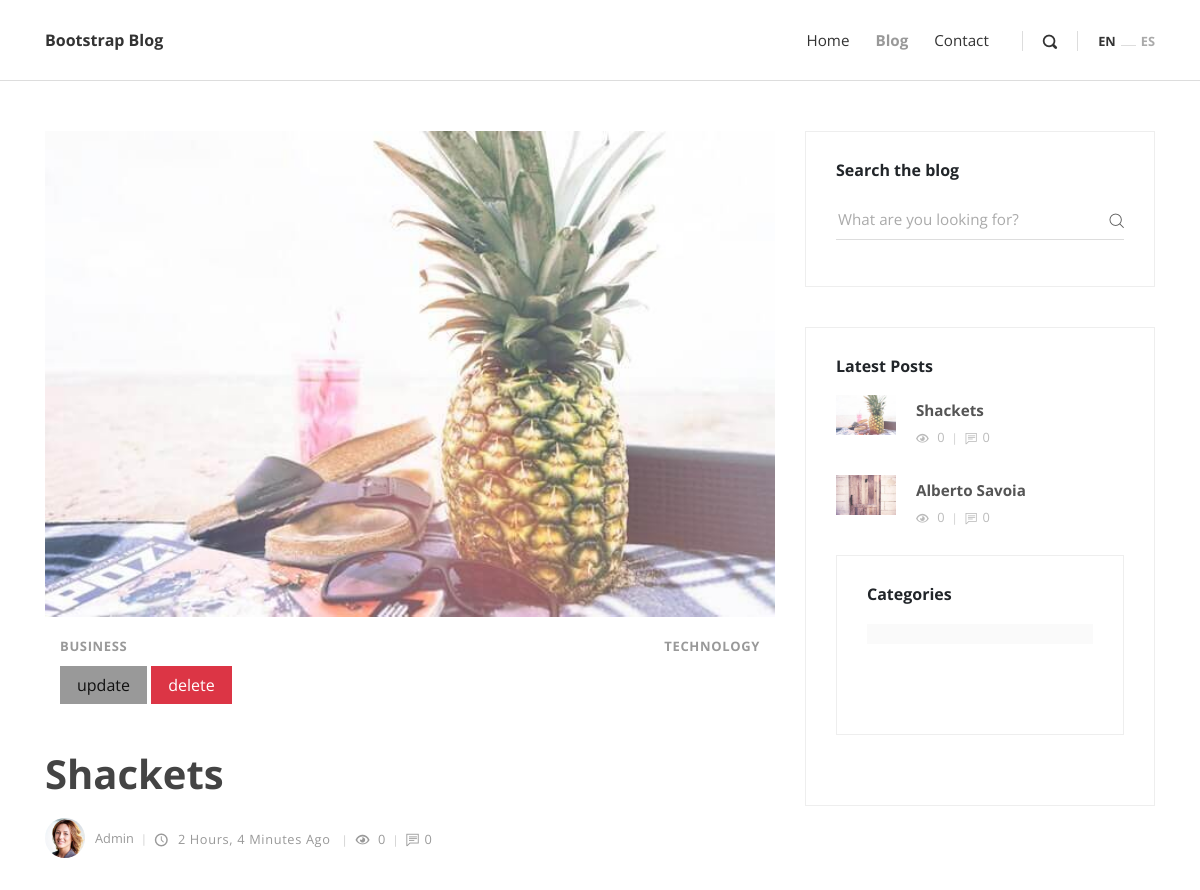
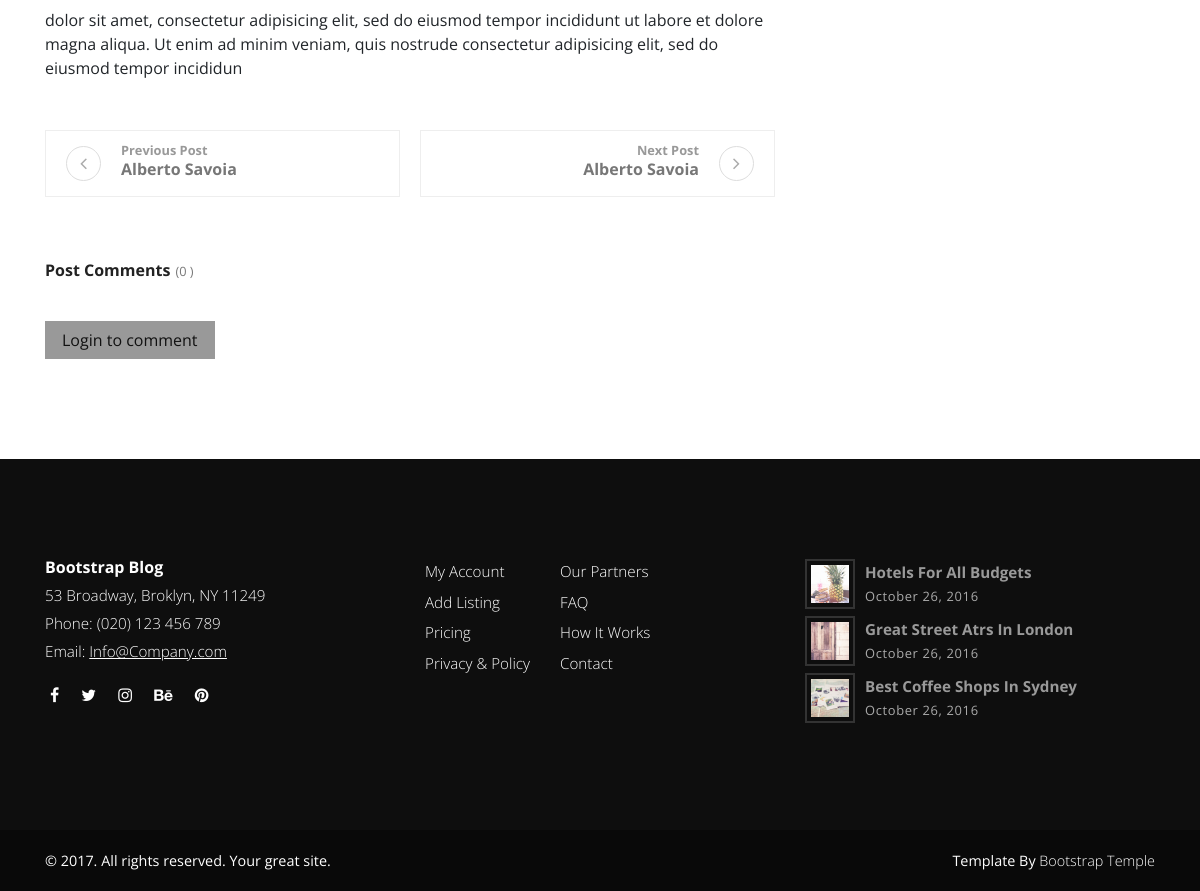
The app's page /post/4/ with its own data (2 pictures, top to bottom).
### post/models.py (models this page shows, shortened)
class Post(models.Model):
    title = models.CharField(max_length=200)
    overview = models.TextField(_("overview"))
    content = models.TextField(_("content"))
    timestamp = models.DateTimeField(_("timestamp"), auto_now_add=True)
    author = models.ForeignKey(Author, verbose_name=_("author"), related_name='post_author', on_delete=models.CASCADE)
    thumbnail = models.ImageField(_("thumbnail"), upload_to='post/' , blank=True , null=True)
    category = models.ManyToManyField(Category, verbose_name=_("category"))
    featured = models.BooleanField(_("featured") , default=False)
    previous_post = models.ForeignKey("self", verbose_name=_("previous post"), related_name='previous', on_delete=models.SET_NULL , null=True , blank=True)
    next_post = models.ForeignKey("self", verbose_name=_("next post"),  related_name = 'next' ,on_delete=models.SET_NULL , null=True , blank=True)
    class Meta:
        verbose_name = _("Post")
        verbose_name_plural = _("Posts")
    def get_absolute_url(self):
        return reverse("post:post_detail", kwargs={"pk": self.pk})
    @property
    def comment_count(self):
        return Comment.objects.filter(post=self).count()
    @property
    def view_count(self):
        return PostView.objects.filter(post=self).count()

class Category(models.Model):
    title = models.CharField(max_length=200)
    class Meta:
        verbose_name = 'Category'
        verbose_name_plural = 'Categories'
    def __str__(self):
        return self.title

class Author(models.Model):
    user = models.OneToOneField(User, verbose_name=_("user"), on_delete=models.CASCADE)
    profile_img = models.ImageField(_("profile image "), upload_to='author/' , blank=True , null=True)
    class Meta:
        verbose_name = _("Author")
        verbose_name_plural = _("Authors")

### post/views.py (the view, shortened to what this page needs)
# urls.py: path('<int:pk>/' , views.post , name='post_detail'),
def post(request , pk):
    category_count = get_category_count()
    most_recent = Post.objects.order_by('-timestamp')[:3]
    post = get_object_or_404(Post , pk=pk)
    if request.user.is_authenticated:
        PostView.objects.get_or_create(user=request.user , post=post)
    form = CommentForm(request.POST or None)
    return render(request , 'post.html', {
        'form': form,
        'post': post,
        'most_recent':most_recent,
        'category_count':category_count,
    })

### post/forms.py
class CommentForm(forms.ModelForm):
    content = forms.CharField(
        widget=forms.Textarea(
        attrs={
        'class':'form-control',
        'placeholder':"Type your comment",
        'id': "usercomment",
        'rows':'4'
    })
    )
    class Meta:
        model = Comment
        fields = ("content",)

### post/views.py (called while the page is built)
def get_category_count():
    post_list = Post.objects.values('category__title').annotate(Count('category__title'))
    return post_list

### templates/post.html (shortened to what this page needs)
{% extends 'base.html' %}
{% load static %}
{% block content %}
    <div class="container">
      <div class="row">
        <main class="post blog-post col-lg-8">
          <div class="container">
            <div class="post-single">
              <div class="post-thumbnail"><img src="{{ post.thumbnail.url }}" alt="..." class="img-fluid"></div>
              <div class="post-details">
               <div class="container">
                <div class="post-meta d-flex justify-content-between">
                  {% for cat in  post.category.all %}
                  <div class="category">
                    <a href="#">{{ cat }} </a>
                  </div>
                  {% endfor %}
                </div>
                <div>
                  <a class="btn btn-primary" href="{% url 'post:post_update'  post.pk %}">update</a>
                  <a class="btn btn-danger" href="{% url 'post:post_delete'  post.pk %}">delete</a>
                </div>
               </div>
               <br>
               <br>
                <h1> {{ post.title }} <a href="#"></a></h1>
                <div class="post-footer d-flex align-items-center flex-column flex-sm-row"><a href="#" class="author d-flex align-items-center flex-wrap">
                    <div class="avatar"><img src="{{ post.author.profile_img.url }}" alt="..." class="img-fluid"></div>
                    <div class="title"><span>{{ post.author.user.username }} </span></div></a>
                  <div class="d-flex align-items-center flex-wrap">
                    <div class="date"><i class="icon-clock"></i> {{ post.timestamp|timesince }} ago </div>
                    <div class="views"><i class="icon-eye"></i> {{ post.view_count }}</div>
                    <div class="comments meta-last"><i class="icon-comment"></i>{{ post.comment_count }}</div>
                  </div>
                </div>
                <div class="post-body">
                  {{ post.content | safe }}
                </div>
                <div class="posts-nav d-flex justify-content-between align-items-stretch flex-column flex-md-row">
                {% if post.previous_post %}
                <a href="{{ post.previous_post.get_absolute_url }}" class="prev-post text-left d-flex align-items-center">
                    <div class="icon prev"><i class="fa fa-angle-left"></i></div>
                    <div class="text"><strong class="text-primary">Previous Post </strong>
                      <h6>{{ post.previous_post.title }}</h6>
                    </div>
                </a>
                {% endif %}
                {% if post.next_post %}
                <a href="{{ post.next_post.get_absolute_url }}" class="next-post text-right d-flex align-items-center justify-content-end">
                    <div class="text"><strong class="text-primary">Next Post </strong>
                      <h6>{{ post.next_post.title }}</h6>
                    </div>
                    <div class="icon next"><i class="fa fa-angle-right">   </i></div>
                </a>
                {% endif %}
                </div>
                <div class="post-comments">
                  <header>
                    <h3 class="h6">Post Comments<span class="no-of-comments">({{ post.comments.count }} ) </span></h3>
                  </header>
                </div>
                {% if request.user.is_authenticated %}
                <div class="add-comment">
                  <header>
                    <h3 class="h6">Leave a reply</h3>
                  </header>
                  <form method="POST" action="." class="commenting-form">
                    {% csrf_token %}
                    <div class="row">
                      <div class="form-group col-md-12">
                        {{ form }}
                      </div>
                      <div class="form-group col-md-12">
                        <button type="submit" class="btn btn-secondary">Submit Comment</button>
                      </div>
                    </div>
                  </form>
                </div>
                {% else %}
                <a href="{% url 'account_login' %}" class="btn btn-primary">Login to comment</a>
                {% endif %}
              </div>
            </div>
          </div>
        </main>
        {% include 'sidebar.html' with most_recent=most_recent category_count=category_count %}
      </div>
    </div>
{% endblock content %}

### templates/sidebar.html (shortened to what this page needs)
<aside class="col-lg-4">
    <div class="widget search">
    <header>
        <h3 class="h6">Search the blog</h3>
    </header>
    <form action="{% url 'post:search' %}" class="search-form">
        <div class="form-group">
        <input type="text" name="q" placeholder="What are you looking for?">
        <button type="submit" class="submit"><i class="icon-search"></i></button>
        </div>
    </form>
    </div>
    <div class="widget latest-posts">
    <header>
        <h3 class="h6">Latest Posts</h3>
    </header>
    <div class="blog-posts">
        {% for post in most_recent %}
        <a href="{{ post.get_absolute_url }}">
            <div class="item d-flex align-items-center">
            <div class="image"><img src="{{ post.thumbnail.url }}" alt="..." class="img-fluid"></div>
            <div class="title"><strong>{{ post.title }}</strong>
                <div class="d-flex align-items-center">
                <div class="views"><i class="icon-eye"></i> {{ post.view_count }}</div>
                <div class="comments"><i class="icon-comment"></i>{{ post.comment_count }}</div>
                </div>
            </div>
            </div>
        </a>
        {% endfor %}
    </div>
    <div class="widget categories">
    <header>
        <h3 class="h6">Categories</h3>
    </header>
    {% for cat in category_count %}
    <div class="item d-flex justify-content-between">
    </div>
    {% endfor %}
    </div>
</aside>

### records on screen
Post: thumbnail (picture), title "Shackets", author.profile_img (picture), author.user.username "Admin", timestamp "2 Hours, 4 Minutes", view_count "0", comment_count "0", content "dolor sit amet, consectetur adipisicing elit, sed do eiusmod tempor incididunt ut labore et dolore magna aliqua. Ut enim ad minim veniam, quis nostrude consectetur adipisicing elit, sed do eiusmod tempor incididun", previous_post "Alberto Savoia", next_post "Alberto Savoia", comments.count "0"
Category: title "BUSINESS"
Category: title "TECHNOLOGY"
Post: thumbnail (picture), title "Alberto Savoia", view_count "0", comment_count "0"
